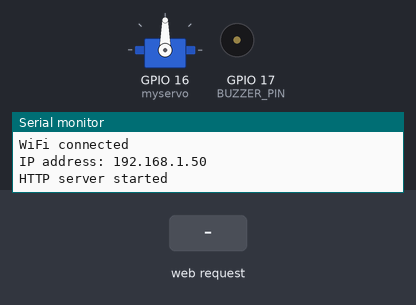
A sketch run on a simulated ESP32. On the bench: servo, buzzer (waves = sounding), the last lines printed to the serial monitor. The test bench sets the inputs (shaded band). WiFi joins after 1.5 s; servers stay silent unless stated.

Above: at 3.2 s.
3.3 s: HTTP request GET /BE/send?param1=SUCCESS received
At 4.1 s:
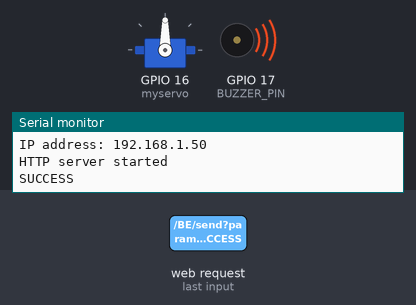
At 5.1 s:
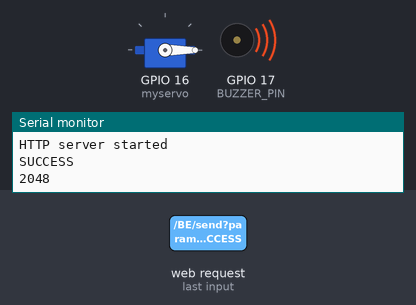
5.8 s: HTTP request GET /BE/send?param1=OFF received
At 6.3 s:
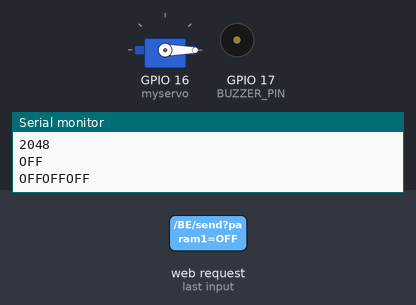
Timing chart, 0 to 8.8 s (numbered marks = the images above; inputs shaded):
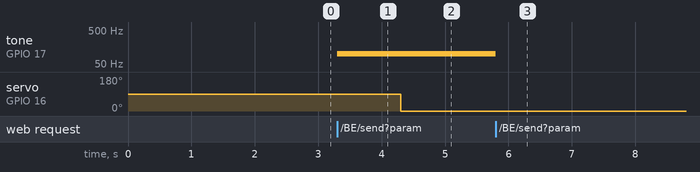

The sketch:

lightschedule.ino
```cpp
#include <WiFi.h>
#include <WebServer.h>
#include <ESP32Servo.h>

#define BUZZER_PIN 17

Servo myservo;  // Servo 객체 생성


const char* ssid = "bssm_free";
const char* password = "bssm_free";

WebServer server(80);

void setup() {
  pinMode(BUZZER_PIN, OUTPUT);
  myservo.attach(16);  // Servo 모듈의 신호선을 ESP32의 4번 핀에 연결합니다.
  Serial.begin(115200);
  WiFi.begin(ssid, password);
  while (WiFi.status() != WL_CONNECTED) {
    delay(1000);
    Serial.println("Connecting to WiFi...");
  }
  Serial.println("WiFi connected");

  Serial.print("IP address: ");
  Serial.println(WiFi.localIP());
  server.on("/BE/send", []() {
    String param1 = server.arg("param1");
    Serial.println(param1);
    // 요청 처리 코드 작성
    server.send(200, "text/plain", "OK");
    if(param1 == "SUCCESS"){
      tone(BUZZER_PIN, 100); // 1kHz 주파수로 소리 출력
      myservo.write(90);  // 서보 모터를 90도로 회전합니다.
      delay(1000);       // 1초 대기
      myservo.write(0);   // 서보 모터를 0도로 회전합니다.

      int Light = analogRead(A0);
      Serial.println(Light);
      if(Light >= 1500){
        int a = 1;
      }
      delay(100);       // 1초 대기
    }
    if(param1 == "OFF"){
      noTone(BUZZER_PIN); // 소리 중지
      Serial.println("OFFOFFOFF");
      delay(1000); // 1초 동안 대기
    }
  });

  server.begin();
  Serial.println("HTTP server started");
}

void loop() {
  server.handleClient();
}
```

Measured:
- after the input at 3.3 s, tone on GPIO 17 (BUZZER_PIN): silent → 100 Hz at once; servo on GPIO 16 (myservo): 90° → 0° after 1.0 s
- after the input at 5.8 s, tone on GPIO 17 (BUZZER_PIN): 100 Hz → silent at once
